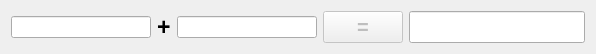
<?xml version="1.0" encoding="UTF-8"?>
<ui version="4.0">
 <class>CalculatorDialog</class>
 <widget class="QDialog" name="CalculatorDialog">
  <property name="enabled">
   <bool>true</bool>
  </property>
  <property name="geometry">
   <rect>
    <x>0</x>
    <y>0</y>
    <width>596</width>
    <height>49</height>
   </rect>
  </property>
  <property name="windowTitle">
   <string>Calculaotr</string>
  </property>
  <layout class="QHBoxLayout" name="horizontalLayout">
   <item>
    <widget class="QLineEdit" name="m_editX">
     <property name="alignment">
      <set>Qt::AlignCenter</set>
     </property>
    </widget>
   </item>
   <item>
    <widget class="QLabel" name="label">
     <property name="font">
      <font>
       <pointsize>17</pointsize>
       <weight>75</weight>
       <bold>true</bold>
      </font>
     </property>
     <property name="text">
      <string>+</string>
     </property>
    </widget>
   </item>
   <item>
    <widget class="QLineEdit" name="m_editY">
     <property name="alignment">
      <set>Qt::AlignCenter</set>
     </property>
    </widget>
   </item>
   <item>
    <widget class="QPushButton" name="btn_CalC">
     <property name="enabled">
      <bool>false</bool>
     </property>
     <property name="font">
      <font>
       <pointsize>15</pointsize>
       <weight>75</weight>
       <bold>true</bold>
      </font>
     </property>
     <property name="text">
      <string>=</string>
     </property>
    </widget>
   </item>
   <item>
    <widget class="QLineEdit" name="m_editZ">
     <property name="font">
      <font>
       <pointsize>15</pointsize>
      </font>
     </property>
     <property name="alignment">
      <set>Qt::AlignCenter</set>
     </property>
     <property name="readOnly">
      <bool>true</bool>
     </property>
    </widget>
   </item>
  </layout>
 </widget>
 <layoutdefault spacing="6" margin="11"/>
 <resources/>
 <connections/>
</ui>
